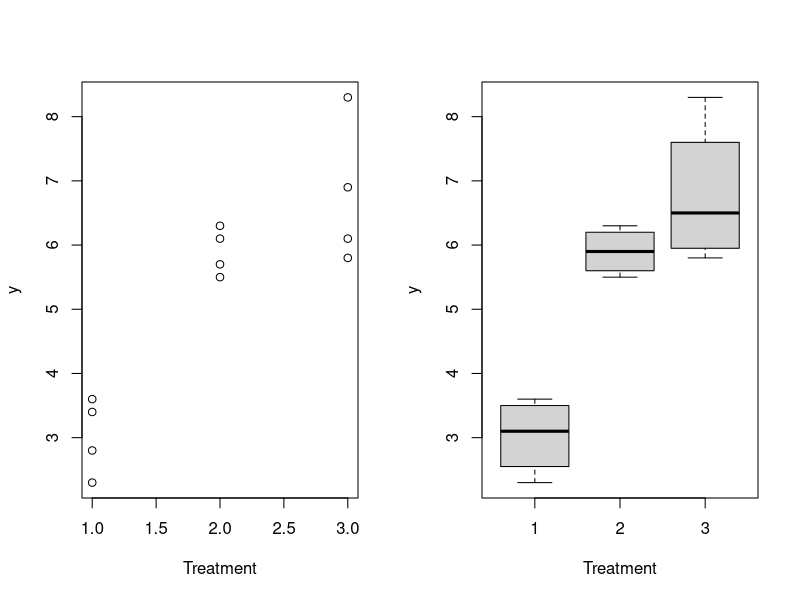
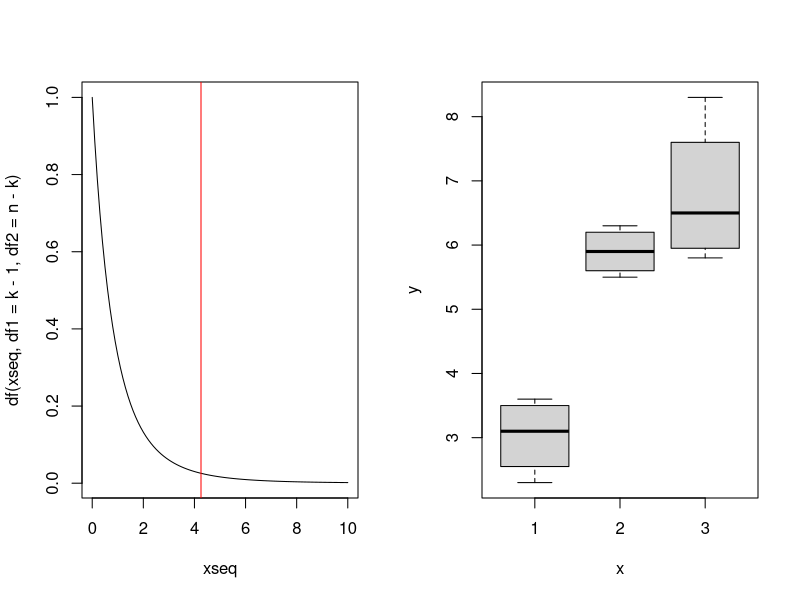
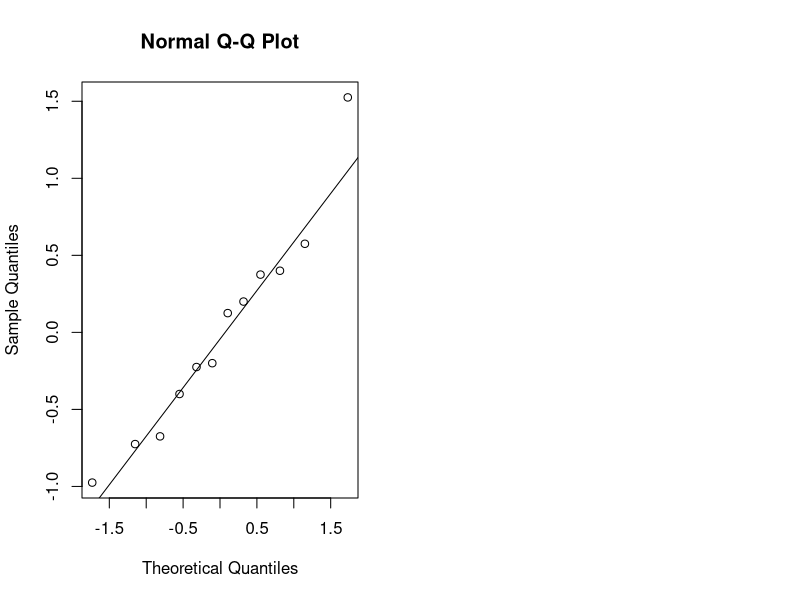

These figures' R source, in order:
########################################################
### Example: One-way and two-way ANOVA with B&O data ###
########################################################

# Get the B&O data from the lmerTest-package
library(lmerTest)
data(TVbo)
head(TVbo) # First rows of the data

# Define factor identifying the 12 TV set and picture combinations 
TVbo$TVPic <- factor(TVbo$TVset:TVbo$Picture)
 
# Each of 8 assessors scored each of the 12 combinations twice.
# Average the two replicates for each assessor and combination of 
# TV set and picture
library(doBy)
TVbonoise <- summaryBy(Noise ~ Assessor + TVPic, data = TVbo, 
                       keep.names = T)

# One-way ANOVA of the noise (not the correct analysis!)
anova(lm(Noise ~ TVPic, data = TVbonoise))

# Two-way ANOVA of the noise (better analysis, week 12)
anova(lm(Noise ~ Assessor + TVPic, data = TVbonoise))

##############################################
### Simple example: Plots of data by group ###
##############################################

# Input data
y <- c(2.8, 3.6, 3.4, 2.3,
       5.5, 6.3, 6.1, 5.7,
       5.8, 8.3, 6.9, 6.1)

## Define treatment groups
treatm <- factor(c(1, 1, 1, 1,
                   2, 2, 2, 2,
                   3, 3, 3, 3))

## Plot data by treatment groups
par(mfrow = c(1,2))
plot(y ~ as.numeric(treatm), xlab = "Treatment", ylab = "y")
boxplot(y ~ treatm, xlab = "Treatment", ylab = "y")

###############################################
###  Plot F-distribution and critical value ###
###############################################

# Remember, this is "under H0" (i.e. we compute as if H0 is true)

# Number of groups
k <- 3

# Total number of observations
n <- 12

# Sequence for plot
xseq <- seq(0, 10, by = 0.1)

# Plot density of the F-distribution
plot(xseq, df(xseq, df1 = k-1, df2 = n-k), type = "l")

# Plot critical value for significance level 5%
cr <- qf(0.95, df1 = k-1, df2 = n-k)
abline(v = cr, col = "red") 

############################################
### One-way ANOVA using anova() and lm() ###
############################################

anova(lm(y ~ treatm))

###############################
### One-way ANOVA 'by hand' ###
###############################

k <- 3; n <- 12  # Number of groups k, total number of observations n

# Total variation, SST
(SST <- sum( (y - mean(y))^2 ))

# Residual variance after model fit, SSE
y1 <- y[1:4]; y2 <- y[5:8]; y3 <- y[9:12]

(SSE <- sum( (y1 - mean(y1))^2 ) + 
        sum( (y2 - mean(y2))^2 ) + 
        sum( (y3 - mean(y3))^2 ))

# Variance explained by the model, SS(Tr)
(SSTr <- SST - SSE)

# Test statistic
(Fobs <- (SSTr/(k-1)) / (SSE/(n-k)))

# P-value
(1 - pf(Fobs, df1 = k-1, df2 = n-k))

########################
### Model validation ###
########################

# Check assumption of homogeneous variance using, e.g., 
# a box plot.
plot(treatm, y)

# Check normality of residuals using a normal QQ-plot
fit1 <- lm(y ~ treatm)
qqnorm(fit1$residuals)
qqline(fit1$residuals)
